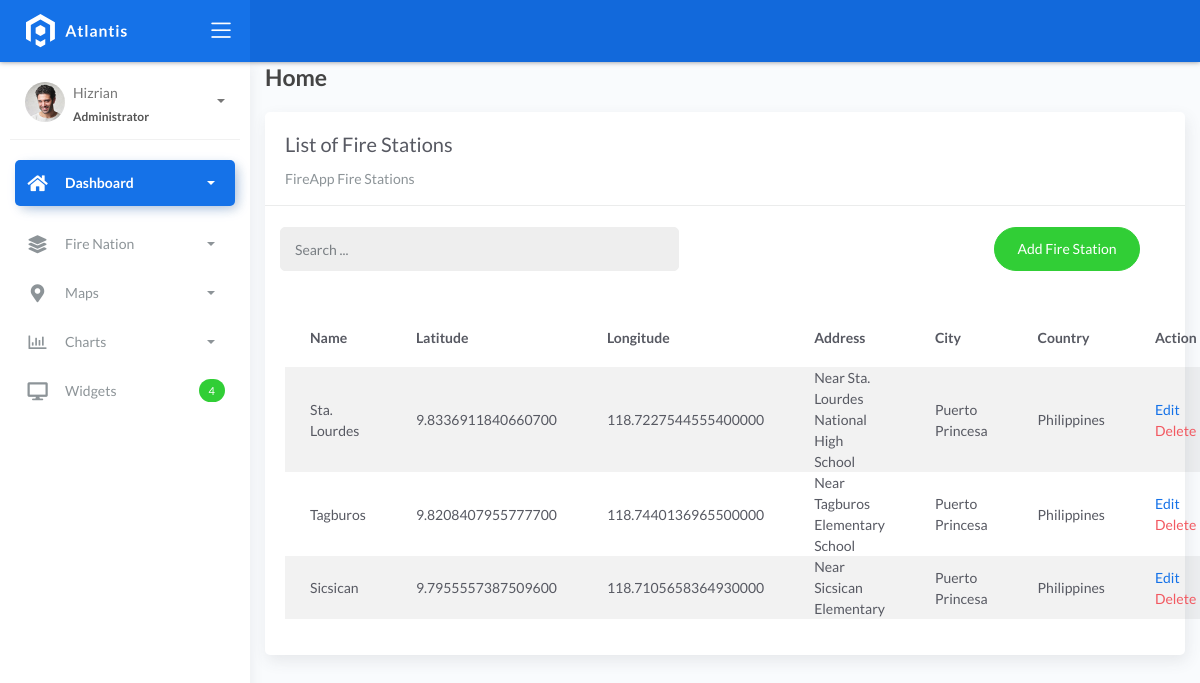
Screenshot of /firestatlist with the database file from the repository.
### fire/models.py (models this page shows, shortened)
class BaseModel(models.Model):
    created_at = models.DateTimeField(auto_now_add=True, db_index=True)
    updated_at = models.DateTimeField(auto_now=True)
    class Meta:
        abstract = True

class FireStation(BaseModel):
    name = models.CharField(max_length=150)
    latitude = models.DecimalField(
        max_digits=22, decimal_places=16, null=True, blank=True)
    longitude = models.DecimalField(
        max_digits=22, decimal_places=16, null=True, blank=True)
    address = models.CharField(max_length=150)
    city = models.CharField(max_length=150)  # can be in separate table
    country = models.CharField(max_length=150)  # can be in separate table

### fire/views.py (the view)
# urls.py: path('firestatlist', views.FireStationList.as_view(), name='firestat-list'),
class FireStationList(ListView):
    model = FireStation
    context_object_name = 'firestation'
    template_name = "firestat_list.html"
    paginate_by = 5
    def get_queryset(self, *args, **kwargs):
        qs = super(FireStationList, self).get_queryset(*args, **kwargs)
        if self.request.GET.get("q") != None:
            query = self.request.GET.get('q')
            qs = qs.filter(Q(name__icontains=query) |
            Q(city__icontains=query) | Q(country__icontains=query))
        return qs

### templates/firestat_list.html (shortened to what this page needs)
{% extends 'base.html' %} {% load static %} {% block content %}
<div class="content">
    <div class="container-fluid">
        <h4 class="page-title">Home</h4>
        <div class="row">
            <div class="col-md-12">
                <div class="card">
                    <div class="card-header">
                        <div class="card-title">List of Fire Stations</div>
                        <div class="card-category">FireApp Fire Stations</div>
                    </div>
                    <br>
                        <div class="col-md-12 row">
                            <div class="col-md-6">
                                <form action="" class="navbar-left navbar-form nav-search mr-md-3" action="{% url 'firestation-list' %}">
                                    <div class="input-group">
                                        <input type="text" placeholder="Search ..." class="form-control" name="q">
                                        <div class="input-group-append">
                                        <span class="input-group-text">
                                        </span>
                                        </div>
                                    </div>
                                </form>
                            </div>
                            <div class="col-md-6">
                                <div class="pull-right">
                                    <a href="{% url 'firestation-add' %}" class="btn btn-success btn-rounded">Add Fire Station</a>
                                </div>
                            </div>
                        </div>
                    <div class="card-body">
                        <table class="table table-striped mt-3">
                            <thead>
                                <tr>
                                    <th scope="col">Name</th>
                                    <th scope="col">Latitude</th>
                                    <th scope="col">Longitude</th>
                                    <th scope="col">Address</th>
                                    <th scope="col">City</th>
                                    <th scope="col">Country</th>
                                    <th scope="col">Action</th>
                                </tr>
                            </thead>
                            <tbody>
                                {% for object in object_list %}
                                <tr>
                                    <td>{{ object.name }}</td>
                                    <td>{{ object.latitude }}</td>
                                    <td>{{ object.longitude }}</td>
                                    <td>{{ object.address }}</td>
                                    <td>{{ object.city }}</td>
                                    <td>{{ object.country }}</td>
                                    <td>
                                        <a href="firestationlist/{{ object.id }}">Edit</a>
                                        <a href="firestationlist/{{ object.id }}/delete" class="text-danger">Delete</a>
                                    </td>
                                </tr>
                                {% empty %}
                                <tr>
                                    <td colspan="4" style="text-align: center">
                                    <p class="text-sm font-weight-bold mb-0">No Records Found</p>
                                    </td>
                                </tr>
                                {% endfor %}
                            </tbody>
                        </table>
                    </div>
                </div>
            </div>
        </div>
    </div>
</div>
{% endblock %}

### rows the page displays
FireStation: name "Sta. Lourdes", latitude "9.8336911840660700", longitude "118.7227544555400000", address "Near Sta. Lourdes National High School", city "Puerto Princesa", country "Philippines"
FireStation: name "Tagburos", latitude "9.8208407955777700", longitude "118.7440136965500000", address "Near Tagburos Elementary School", city "Puerto Princesa", country "Philippines"
FireStation: name "Sicsican", latitude "9.7955557387509600", longitude "118.7105658364930000", address "Near Sicsican Elementary", city "Puerto Princesa", country "Philippines"
